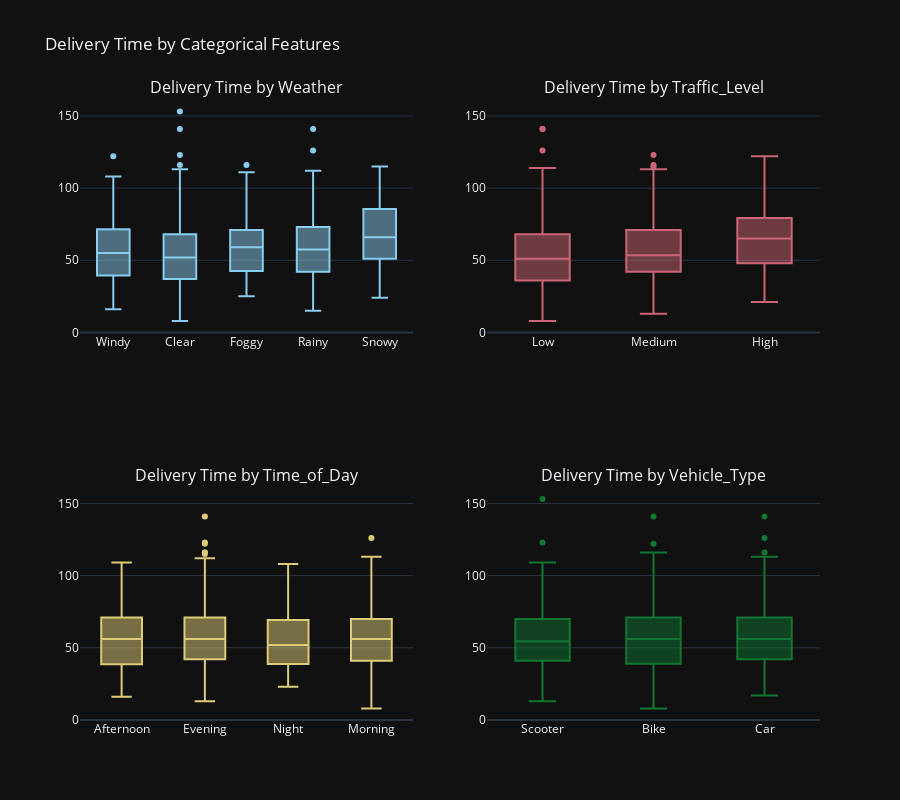

The notebook cell this image was saved under:
### Code cell
fig_time_by_categ = make_subplots(
    rows = num_df.shape[1] // 2,
    cols = 2,
    subplot_titles = [f'Delivery Time by {col}' for col in categ_df.columns[:-1]]
).update_layout(
    title_text = "Delivery Time by Categorical Features",
    showlegend = False,
    height = 800,
    template = 'plotly_dark'
)

for i in range(categ_df.shape[1]-1):
    fig_time_by_categ.add_trace(
        go.Box(
            x = categ_df.iloc[:,i],
            y = categ_df['Delivery_Time_min'],
            name = categ_df.columns[i],
            marker_color = px.colors.qualitative.Safe[i]
        ),
        row = (i // 2) + 1,
        col = (i % 2) + 1,
    )
fig_time_by_categ.show()

### Figure 1 — Plotly figure (JSON) as saved in the notebook; plotly's stock layout.template omitted (floating-point values rounded to 4 significant figures; data arrays with more than 128 entries replaced by an {"elided": "..."} marker saying what was removed)
{"data": [{"marker": {"color": "rgb(136, 204, 238)"}, "name": "Weather", "type": "box", "x": {"elided": "1000 str values"}, "xaxis": "x", "y": {"elided": "1000 int values"}, "yaxis": "y"}, {"marker": {"color": "rgb(204, 102, 119)"}, "name": "Traffic_Level", "type": "box", "x": {"elided": "1000 str values"}, "xaxis": "x2", "y": {"elided": "1000 int values"}, "yaxis": "y2"}, {"marker": {"color": "rgb(221, 204, 119)"}, "name": "Time_of_Day", "type": "box", "x": {"elided": "1000 str values"}, "xaxis": "x3", "y": {"elided": "1000 int values"}, "yaxis": "y3"}, {"marker": {"color": "rgb(17, 119, 51)"}, "name": "Vehicle_Type", "type": "box", "x": {"elided": "1000 str values"}, "xaxis": "x4", "y": {"elided": "1000 int values"}, "yaxis": "y4"}], "layout": {"annotations": [{"font": {"size": 16}, "showarrow": false, "text": "Delivery Time by Weather", "x": 0.225, "xanchor": "center", "xref": "paper", "y": 1, "yanchor": "bottom", "yref": "paper"}, {"font": {"size": 16}, "showarrow": false, "text": "Delivery Time by Traffic_Level", "x": 0.775, "xanchor": "center", "xref": "paper", "y": 1, "yanchor": "bottom", "yref": "paper"}, {"font": {"size": 16}, "showarrow": false, "text": "Delivery Time by Time_of_Day", "x": 0.225, "xanchor": "center", "xref": "paper", "y": 0.375, "yanchor": "bottom", "yref": "paper"}, {"font": {"size": 16}, "showarrow": false, "text": "Delivery Time by Vehicle_Type", "x": 0.775, "xanchor": "center", "xref": "paper", "y": 0.375, "yanchor": "bottom", "yref": "paper"}], "height": 800, "showlegend": false, "title": {"text": "Delivery Time by Categorical Features"}, "xaxis": {"anchor": "y", "domain": [0, 0.45]}, "xaxis2": {"anchor": "y2", "domain": [0.55, 1]}, "xaxis3": {"anchor": "y3", "domain": [0, 0.45]}, "xaxis4": {"anchor": "y4", "domain": [0.55, 1]}, "yaxis": {"anchor": "x", "domain": [0.625, 1]}, "yaxis2": {"anchor": "x2", "domain": [0.625, 1]}, "yaxis3": {"anchor": "x3", "domain": [0, 0.375]}, "yaxis4": {"anchor": "x4", "domain": [0, 0.375]}}}
